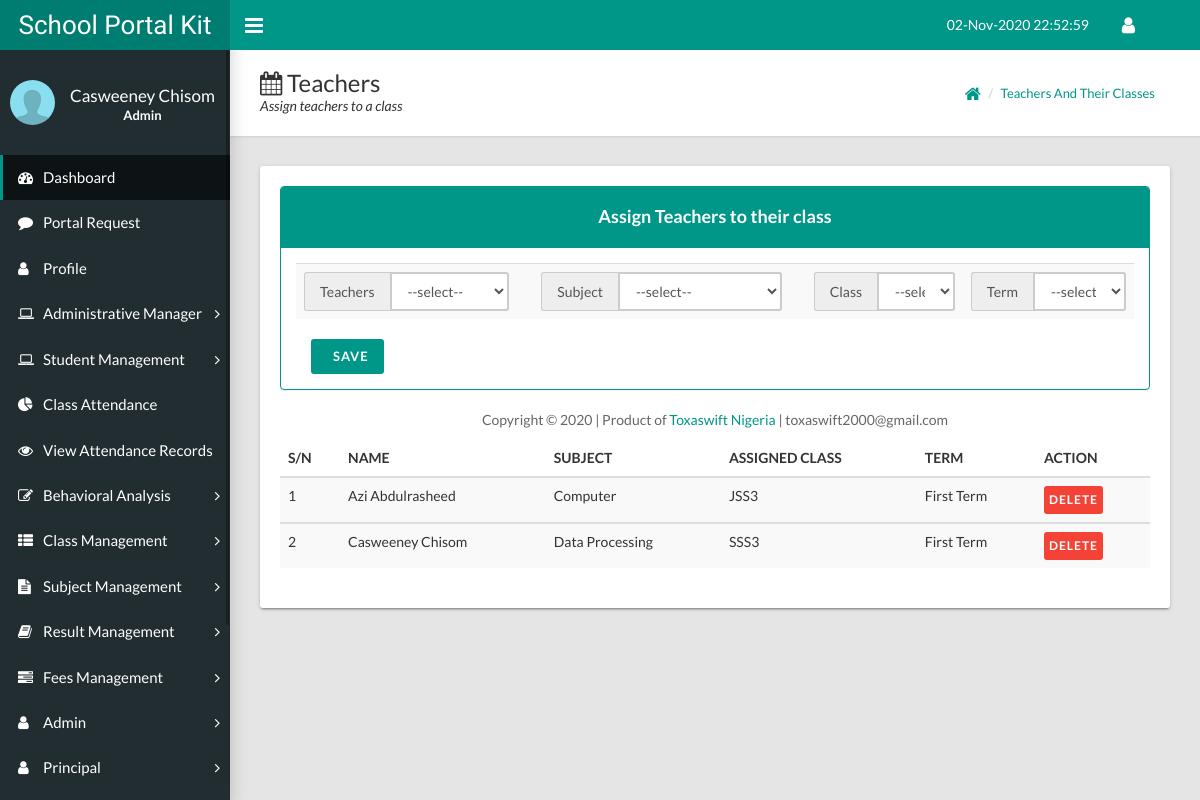
The page /resources/view/modules.php?assign_class_to_teacher (signed in) on the database its author committed.
### tables this page shows
CREATE TABLE `users` (
  `id` int(10) NOT NULL,
  `title` varchar(50) DEFAULT NULL,
  `fullname` varchar(100) DEFAULT NULL,
  `address` text,
  `phone` varchar(50) DEFAULT NULL,
  `state` varchar(50) DEFAULT NULL,
  `lga` text,
  `nationality` varchar(50) DEFAULT NULL,
  `email` varchar(50) DEFAULT NULL,
  `password` varchar(50) DEFAULT NULL,
  `date_of_reg` varchar(50) DEFAULT NULL,
  `time_of_reg` timestamp NULL DEFAULT CURRENT_TIMESTAMP
);

CREATE TABLE `teachers_classes` (
  `id` int(11) NOT NULL,
  `name` varchar(100) DEFAULT NULL,
  `subject` varchar(100) DEFAULT NULL,
  `class` varchar(20) DEFAULT NULL,
  `term` varchar(50) DEFAULT NULL
);

### resources/view/assign_class_to_teacher.php (the view, shortened to what the rows shown need)
<div class="page-title">
  <div>
    <h1><i class="fa fa-calendar"></i> Teachers</h1>
  </div>
</div>
<div class="card">
    <?php
        $query = " SELECT * FROM `teachers_classes` ORDER BY `subject` ASC ";
        $run_query = mysqli_query($connection, $query);
        if(mysqli_num_rows($run_query) > 0){
            $i = 0;
            echo "
                <div class='table-responsive'>
                    <table class='table table-striped'>
                        <thead>
                            <tr>
                                <th>S/N</th>
                                <th>NAME</th>
                                <th>SUBJECT</th>
                                <th>ASSIGNED CLASS</th>
                                <th>TERM</th>
                                <th>ACTION</th>
                            </tr>
                        </thead>
            ";
            while($result = mysqli_fetch_assoc($run_query)){
                $i++;
                $teachers_id = $result['id'];
                $teachers_name = $result['name'];
                $teachers_subject = $result['subject'];
                $teachers_class = $result['class'];
                $assigned_term = $result['term'];
                echo"
                    <tbody>
                        <tr>
                            <td>{$i}</td>
                            <td>{$teachers_name}</td>
                            <td>{$teachers_subject}</td>
                            <td>{$teachers_class}</td>
                            <td>{$assigned_term}</td>
                            <td>
                                <form method='POST' action=''>
                                    <input type='hidden' name='teachers_hidden_id' value='{$teachers_id}' />
                                    <input type='submit' name='teachers_delete_btn' id='demoSwal' value='Delete' class='btn btn-xs btn-danger' />
                                </form>
                            </td>
                        </tr>
                    </tbody>
                ";
            }
        }
    ?>
</div>

### resources/view/modules.php (shortened to what the rows shown need)
<?php
	require_once("../../public/connection.php");
?>
<?php
	$query = " SELECT * FROM `users` WHERE id = '{$_SESSION['admin']}' ";
	$run_query = mysqli_query($connection, $query);
	if(mysqli_num_rows($run_query) == 1){
		while($result = mysqli_fetch_assoc($run_query)){
			$user_fullname = ucwords($result['fullname']);
		}
	}
?>
<!DOCTYPE html>
<html>
  <head>
    <link rel='stylesheet' type='text/css' href='../../assets/css/main.css'>
    <link rel='stylesheet' type='text/css' href='../../assets/css/defined.css'>
    <link rel="stylesheet" href="../../assets/css/font-awesome-4.7.0/css/font-awesome.css">
  </head>
  <body class='sidebar-mini fixed'>
    <div class='wrapper'>
      <aside class='main-sidebar hidden-print'>
        <section class='sidebar'>
          <div class='user-panel'>
            <div class='pull-left info'>
              <p><?php echo $user_fullname; ?></p>
              <p class='designation text-center'><b>Admin</b></p>
            </div>
          </div>
        </section>
      </aside>
      <div class='content-wrapper'>
        <?php
            if(isset($_GET['portal_request'])){
                require_once("portal_request.php");
            }
            elseif(isset($_GET['staff_profile'])){
                require("staff_profile.php");
            }
            elseif(isset($_GET['manage_school_info'])){
                require("manage_school_info.php");
            }
            elseif(isset($_GET['view_school_info'])){
                require("view_school_info.php");
            }
            elseif(isset($_GET['current_term'])){
                require("current_term.php");
            }
            elseif(isset($_GET['current_session'])){
                require("current_session.php");
            }
            elseif(isset($_GET['add_new_session'])){
                require("new_session.php");
            }
            elseif(isset($_GET['add_new_student'])){
                require("add_new_student.php");
            }
            elseif(isset($_GET['promote_students'])){
                require("promote_students.php");
            }
            elseif(isset($_GET['promote_selected_students'])){
                require_once("promote_selected_students.php");
            }
            elseif(isset($_GET['demote_students'])){
                require("demote_student.php");
            }
            elseif(isset($_GET['view_students'])){
                require("view_students.php");
            }
            elseif(isset($_GET['class_attendance'])){
                require("class_attendance.php");
            }
            elseif(isset($_GET['view_attendance_records'])){
                require("view_attendance_records.php");
            }
            elseif(isset($_GET['add_class'])){
                require("add_class.php");
            }
            elseif(isset($_GET['view_classes'])){
                require("view_classes.php");
            }
            elseif(isset($_GET['students_conducts'])){
                require("student_conduct.php");
            }
            elseif(isset($_GET['export_conduct_sheet'])){
                require("export_conduct.php");
            }
            elseif(isset($_GET['upload_conducts'])){
                require("upload_conduct.php");
            }
            elseif(isset($_GET['view_conducts'])){
                require("view_conducts.php");
            }
            elseif(isset($_GET['add_subjects'])){
                require("add_subject.php");
            }
            elseif(isset($_GET['view_added_subjects'])){
                require("view_subject.php");
            }
            elseif(isset($_GET['register_student_subject'])){
                require("register_student_subject.php");
            }
            elseif(isset($_GET['view_registered_subjects'])){
                require("view_registered_subjects.php");
            }
            elseif(isset($_GET['subject_number_specification'])){
                require("specify_subject_number.php");
            }
            elseif(isset($_GET['specify_junior'])){
                require("specify_junior.php");
            }
            elseif(isset($_GET['specify_senior'])){
                require("specify_senior.php");
            }
            elseif(isset($_GET['upload_result'])){
                require("result_upload.php");
            }
            elseif(isset($_GET['excel_result_upload'])){
                require("excel_result_upload.php");
            }
            elseif(isset($_GET['view_uploaded_results'])){
                require("view_upload.php");
            }
            elseif(isset($_GET['save_resumption'])){
                require("save_resumption.php");
            }
            elseif(isset($_GET['view_resumption'])){
                require("view_resumption.php");
            }
            elseif(isset($_GET['publish_result'])){
                require("publish_result.php");
            }
            elseif(isset($_GET['view_published_result'])){
                require("view_published_result.php");
            }
            elseif(isset($_GET['allocate_class_fee'])){
                require("allocate_fees.php");
            }
            elseif(isset($_GET['fee_payment'])){
                require("fee_payment.php");
            }
            elseif(isset($_GET['outstanding_fees'])){
                require("outsatanding_bills.php");
            }
            elseif(isset($_GET['slip'])){
                require("slip.php");
            }
            elseif(isset($_GET['add_admin'])){
                require("add_admin.php");
            }
            elseif(isset($_GET['view_all_admin'])){
                require("view_all_admin.php");
            }
            elseif(isset($_GET['add_princial'])){
                require("add_princial.php");
            }
            elseif(isset($_GET['view_all_principals'])){
                require("view_all_principals.php");
            }
            elseif(isset($_GET['add_accountant'])){
                require("add_accountant.php");
            }
            elseif(isset($_GET['view_accountants'])){
                require("view_accountants.php");
            }
            elseif(isset($_GET['add_teacher'])){
                require("add_teacher.php");
            }
            elseif(isset($_GET['assign_class_to_teacher'])){
                require("assign_class_to_teacher.php");
            }
            elseif(isset($_GET['view_teachers_portfolio'])){
                require("view_teachers_portfolio.php");
            }
            elseif(isset($_GET['calendar'])){
                require("calendar.php");
            }
            elseif(isset($_GET['staff_reset_password'])){
                require("staff_reset_password.php");
            }
            elseif(isset($_GET['mails'])){
                require_once("mails.php");
            }
            elseif(isset($_GET['all_contact'])){
                require("all_contact.php");
            }
            elseif(isset($_GET['settings'])){
              require_once("settings.php");
            }
            elseif(isset($_GET['logout'])){
                SESSION_UNSET();
                redirect_to("../../login000/login.php");
            }
        ?>
      </div>
    </div>
  </body>
</html>

### rows shown on the page
users: fullname "Casweeney Chisom"
teachers_classes: name "Azi Abdulrasheed", subject "Computer", class "JSS3", term "First Term"
teachers_classes: name "Casweeney Chisom", subject "Data Processing", class "SSS3", term "First Term"

### other values the page prints
form field teacher_name "--select--"
form field subject "--select--"
form field class "--select--"
form field term "--select--"
